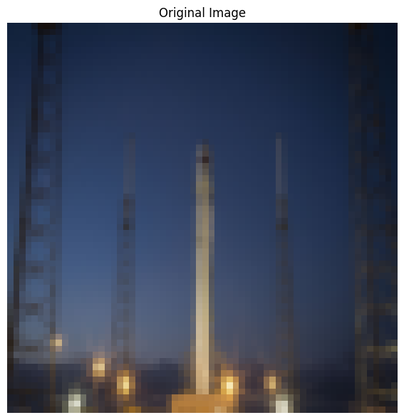
%> input picture EE656 Codes/fianl.png, 404 x 420 px, shrunk from 567 x 590 before the run
$ octave main_clustering.m   (GNU Octave 9; MATLAB toolbox functions it lacks are replaced by stand-ins)
%> lines starting %> are read from the running program, lines starting %| are printed output that depends on the picture
### SOC/soc_implmt.m
% [34 lines of commented-out code are left out]
function [GSS, result] = soc_implmt(a, nk)

[f, h, k_dim] = size(a);

x = double(reshape(a, f * h, k_dim));

fac = factorcal(x, nk, 1);
result = soc(x, nk, fac);

s = silhouette(double(x), result.idx);
[S, GSS] = slht(s, result.idx, result.n, result.m, nk);

end

### SOC/soc.m
function [result] = soc(x,nk,factor)

    % To implement Improved Mountain Clustering Technique(IMC)
    % for images containing RGB data points or for any (n x k) matrix
    % WITH ALL THE DATA POINTS INCLUDED

    g = (1:nk);
    [n,k] = size(x);

    % STEP 1
    % to Normalize each dimension of hyperspace
    x_min = min(x);
    x_max = max(x);
    z = x_max - x_min;

    for j = 1:n
        y = x(j,:) - x_min;
        if (z ~= 0)
            w = double(y)./double(z);
        else
            w(1,1:k) = 0;
        end
        for i = 1:k
            u(j,i) = w(1,i);                         % range of values is (0,1); to find normalized value of each unit of x
        end
    end
    U = u;
    u = double(u);

    m(g) = 0;                        % no. of data points in each cluster ('m' here corresponds to elements in 'SL')
    t(1,1:nk+1) = 0;                 % no. of data points in the beginning before each clustering ('t' here corresponds to elements in 'sl')
    t(1) = n;                        % initially before 1st clustering all x data points are counted in t(1)
    sl(:,1) = (1:n);                 % initially before 1st clustering all x data points locations are counted in sl(:,1)

    for v = 1:nk
        if (t(v) ~= 0)
            d(v) = 0;

            % STEP 2
            % to Determine the parameter d1 for each window
            for j = 1:t(v)
                if (sum(x(sl(j,v),:)) ~= 0)
                    d(v) = d(v) + double(min(x(sl(j,v),:)))./double(sum(x(sl(j,v),:)));
                end
            end

            d1(v) = ((1/(2.*t(v))).*d(v)).*factor(v);

            % STEP 3
            % to Calculate the potential value of each point using a mountain function
            for r = 1:t(v)
                P(r,v) = 0;
                for j = 1:t(v)
                    P(r,v) = P(r,v) + exp(-(((u(r,:) - u(j,:))*(u(r,:) - u(j,:))') ./ (d1(v).^2)));
                end
            end

            % STEP 4
            % to Select the first cluster center according to the highest value of P1
            [ymax(v),zmax(v)] = max(P(:,v));                          % z stores the location of P at which it is maximum every time
            cc_norm(v,:) = u(zmax(v),:);                              % cc_norm stores cluster center value
            cc_norm=double(cc_norm);

            % STEP 5
            % to Assign concerned data points to the first cluster
            for r = 1:t(v)
                if (((u(r,:) - cc_norm(v,:))*(u(r,:) - cc_norm(v,:))') <= d1(v))
                    m(v) = m(v) + 1;                                % m(v) stores no. of data points in vth cluster
                    SL(m(v),v) = sl(r,v);                           % SL(m(v),v) stores positions/locations of data points in vth cluster
                    for i = 1:k
                        clst(m(v),i,v) = x(sl(r,v),i);              % only those x values(data points) being stored in clst which satisfie the condition
                        c_disp(sl(r,v),i,v) = x(sl(r,v),i);         % those x values stored in c_disp which satisfy the condition, else 0 is stored as value at those unsatisfied locations
                        ex(sl(r,v),i) =255;
                    end
                else
                     t(v+1) = t(v+1) + 1;                                  % t(v+1) stores the no. of data points(dp) left after clustering v, or say dp before (v+1)th clustering
                    sl(t(v+1),v+1) = sl(r,v);
                    for i = 1:k
                         u(t(v+1),i) = u(r,i);                             % u is updated here as having only left out data points after each clustering
                        ex(sl(r,v),i) = x(sl(r,v),i);
                        c_disp(sl(r,v),i,v) = 255;
                    end
                end
            end
            c_disp(:,:,v+1) = ex;
        end                                     % this 'end' is for 'if (t(v) ~= 0)'
    end                                         % this 'end' is for 'for v = 1:nk' loop

    % To distribute left out data points among already segmented clusters
    if (t(v+1) ~= 0)                                        % to avoid popping up of errors in case no data points are left
        for r = 1:t(nk+1)
            for v = 1:nk
                D(v,r) = ((u(r,:) - cc_norm(v,:))*(u(r,:) - cc_norm(v,:))');
            end
        end
        [ymin,zmin] = min(D);                               % gives a row matrix having all min. distance values for each data point from existing cluster centers

        for r = 1:t(nk+1)
            v = zmin(r);                                    % zmin tells the cluster corresponding to each left out data points
            m(v) = m(v) + 1;
            SL(m(v),v) = sl(r,nk+1);
            for i = 1:k
                clst(m(v),:,v) = x(sl(r,nk+1),:);           % to append left out data points into respective clusters
                c_disp(sl(r,nk+1),:,v) = x(sl(r,nk+1),:);   % to append left our data points into respective displace matrix
            end
        end
    end                                                     % 'end' is for 'if' loop (t(v+1) ~= 0)

    % -------------------------------------------------------------------------

    % to calculate idx
    for r = 1:n
        for v = 1:nk
            if (m(v) ~= 0)
                dd(r,v) =((U(r,:) - cc_norm(v,:))*(U(r,:) - cc_norm(v,:))');
                for j = 1:m(v)
                    if (x(r,:) == clst(j,:,v))
                        idx(r) = v;
                    end
                end
            end
        end
    end


    % To calculate partition matrix

    for v = 1:nk
        if (m(v) ~= 0)
          part = zeros(n,v);
        end
    end


    for j = 1:n
        [M,label] = min(dd(j,:));
        part(j,label) = 1;
    end

    % -------------------------------------------------------------------------

    result.dd=dd;
    result.part=part;
    result.cc_norm=cc_norm;
    result.idx=idx;
    result.c_disp=c_disp;
    result.clst=clst;
    result.m=m;
    result.SL=SL;
    result.n=n;
    result.d1=d1;

end

### SOC/factorcal.m
function [fac]=factorcal(x,nk,iter)

    flag=0;
    factor=ones(10,nk);
    while(iter<=10)
        iter
        [result] = soc(x,nk,factor(iter,:));
        % disp('d1 value');     result.d1 -> threshold distance

        [s] = silhouette(double(x), result.idx);
        % disp('S value');      S -> Global Silhouette
        [S, GS(iter)] = slht(s, result.idx, result.n, result.m, nk);

        % disp('PI and SI values');
        % [PI, SI] = valid(result.dd,result.cc_norm,result.part.^2,nk);

        if(min(result.m)==0)
            flag==1;
            break;
        end
        for g=1:nk-1
            for gg=g+1:nk
                if(result.d1(g)==result.d1(gg))
                    flag=1;
                end
            end
        end
        if(flag==1)
            break;
        end

        polym=lagrangepoly(result.d1,S);
        polym(1,nk)=polym(1,nk)-1;
        r=roots(polym);
        sumn=zeros(size(r));
        for i=1:nk-1
            for j=1:nk
            sumn(i)=sumn(i)+polym(nk-j+1)*r(i)^(j-1);
            end
        end
        [mm,label]=min(abs(sumn));
        % disp('dmax value');
        dmax=abs(r(label));
        factor(iter+1,:)=(dmax./result.d1);
        iter=iter+1;
    end
    [mm,label]=max(GS);
    fac=factor(label,:);

end

### SOC/main_clustering.m
% main_clustering.m
clc;
clear;

imageFileName = input('Enter the image file name (e.g., ''p2.jpg''): ', 's');
%> the answer given: ../EE656 Codes/fianl.png
num_clusters = input('Enter the number of clusters (e.g., 5): ');
%> the answer given: 3

try
    img = imread(imageFileName);
%> img is the input picture: size 420x404x3 uint8; mean R, G, B 72.1, 80.2, 99
    if size(img, 3) == 1
        img_rgb = cat(3, img, img, img);
    else
        img_rgb = img;
    end

    [rows, cols, ~] = size(img_rgb);
%> rows = 420; cols = 404
    img_reshaped = double(reshape(img_rgb, rows * cols, 3));

catch ME
    fprintf('Error reading image: %s\n', ME.message);
    return;
end

function displaySegmentedImage(original_img_reshaped, labels, original_dims, centroids, num_clusters, plot_title)
    centroids = double(round(max(0, min(255, centroids))));
    labels = max(1, min(num_clusters, round(labels)));

    segmented_image_data = centroids(labels, :);
    segmented_image_display = reshape(segmented_image_data, original_dims(1), original_dims(2), 3);

    figure;
    imshow(uint8(segmented_image_display));
    title(plot_title);
    drawnow;
end

fprintf('\n--- Running K-Means with %d clusters ---\n', num_clusters);
[idx_kmeans, C_kmeans] = kmeans(img_reshaped, num_clusters, 'Replicates', 5, 'MaxIter', 1000);
%> C_kmeans = [80.93 87.84 106; 35.56 45.96 69.02; 249.9 248.6 245.9]
displaySegmentedImage(img_reshaped, idx_kmeans, [rows, cols], C_kmeans, num_clusters, ...
    sprintf('K-Means Segmentation (Clusters: %d)', num_clusters));
%> in displaySegmentedImage, `centroids = double(round(max(0, min(255, centroids))));`: centroids = [81 88 106; 36 46 69; 250 249 246]
%> in displaySegmentedImage, `segmented_image_display = reshape(segmented_image_data, original_dims(..`:
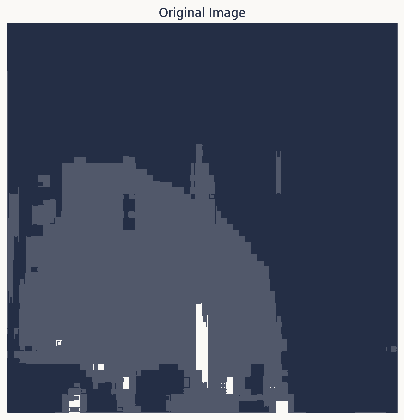
%> segmented_image_display: size 420x404x3 double; mean R, G, B 72.4, 80.3, 99.1
fprintf('K-Means clustering complete.\n');

fprintf('\n--- Running Fuzzy C-Means with %d clusters ---\n', num_clusters);
if ~license('test', 'Fuzzy_Logic_Toolbox')
    fprintf('Fuzzy Logic Toolbox not found. Skipping Fuzzy C-Means.\n');
else
    [centers_fcm, U_fcm] = fcm(img_reshaped, num_clusters);
    [~, idx_fcm] = max(U_fcm, [], 1);
    idx_fcm = idx_fcm';
    displaySegmentedImage(img_reshaped, idx_fcm, [rows, cols], centers_fcm, num_clusters, ...
        sprintf('Fuzzy C-Means Segmentation (Clusters: %d)', num_clusters));
    fprintf('Fuzzy C-Means clustering complete.\n');
end

fprintf('\n--- Running Self-Optimal Clustering (SOC) with %d clusters ---\n', num_clusters);
try
    [GSS_soc, result_soc] = soc_implmt(img_rgb, num_clusters);
%> (the run ends here)
